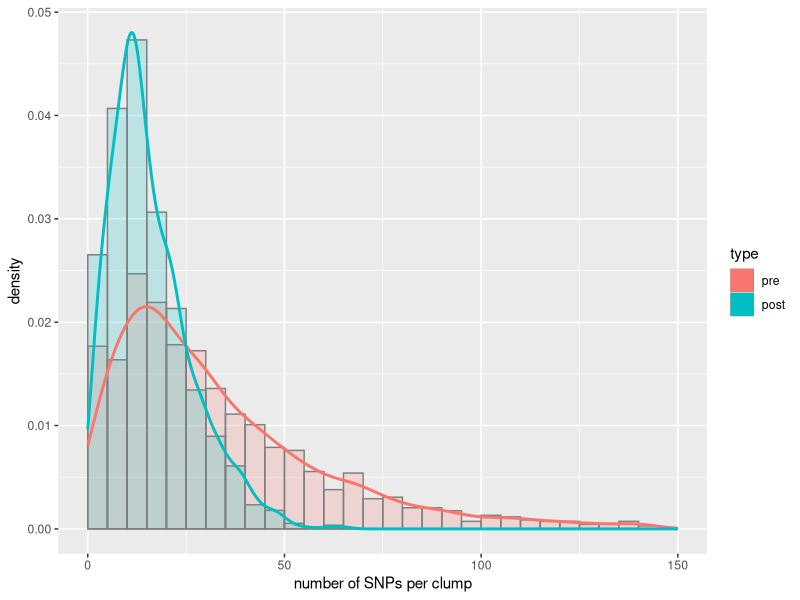

Here is the R script that generated this plot:
pre <- as.numeric(scan("collapse_pre.txt", what="char"))
post <- as.numeric(scan("collapse_post.txt", what="char"))

dat <- data.frame(type=factor(rep(c("pre","post"),
                                  c(length(pre),length(post))),
                              c("pre","post")),
                  number=c(pre,post))

library(ggplot2)
pdf(file="../supp/figs/snps-per-clump.pdf", height=4)
ggplot(dat, aes(number, after_stat(density), color=type)) +
  geom_histogram(aes(fill=type), position="identity", alpha=.2, color="grey50", breaks=0:30*5) +
  geom_density(size=1) + 
  xlab("number of SNPs per clump") +
  xlim(0,150)
dev.off()

library(dplyr)
dat %>%
  group_by(type) %>%
  summarize(mean=mean(number),median=median(number),n=n())
# mean 33.8 -> 15.9
# median 26 -> 13
# n 1376 -> 1116
